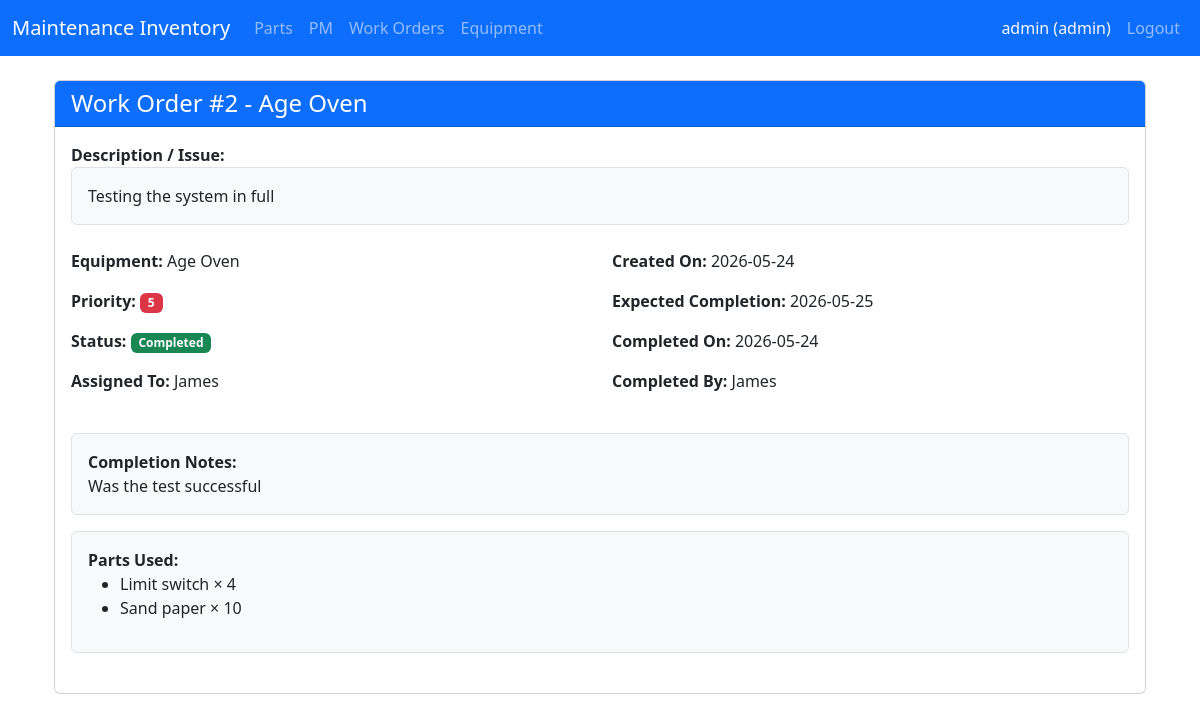
The page /workorder/details/2 (signed in) on the database its author committed.
### app/models/user.py (models this page shows, shortened)
class User(UserMixin, db.Model):
    __tablename__ = 'users'
    id = db.Column(db.Integer, primary_key=True)
    username = db.Column(db.String(80), unique=True, nullable=False)
    password_hash = db.Column(db.String(256), nullable=False)
    role = db.Column(db.String(20), default='technician') # 'admin' or 'technician'
    must_change_password = db.Column(db.Boolean, default=True) # Force change on first login
    created_at = db.Column(db.DateTime, default=datetime.utcnow)
    email = db.Column(db.String(120), unique=True, nullable=True) # Optional (nullable=True)

### app/models/workorder.py (models this page shows, shortened)
class WorkOrder(db.Model):
    __tablename__ = 'workorder'
    __table_args__ = {'extend_existing': True}
    id = db.Column(db.Integer, primary_key=True)
    equipment = db.Column(db.String(200), nullable=False)
    description = db.Column(db.Text, nullable=False)
    status = db.Column(db.String(50), default="Open")
    priority = db.Column(db.Integer)
    expected_completion_date = db.Column(db.Date)
    created_by_id = db.Column(db.Integer, db.ForeignKey('users.id'), nullable=False)
    assigned_to_id = db.Column(db.Integer, db.ForeignKey('users.id'), nullable=True)
    completed_by_id = db.Column(db.Integer, db.ForeignKey('users.id'), nullable=True)
    completed_at = db.Column(db.DateTime, nullable=True)
    completion_notes = db.Column(db.Text, nullable=True)
    parts_used = db.Column(db.JSON, nullable=True)
    created_at = db.Column(db.DateTime, default=datetime.utcnow)
    assigned_at = db.Column(db.DateTime, nullable=True)
    created_by = db.relationship('User', foreign_keys=[created_by_id], backref='created_workorders')
    assigned_to = db.relationship('User', foreign_keys=[assigned_to_id], backref='assigned_workorders')
    completed_by = db.relationship('User', foreign_keys=[completed_by_id], backref='completed_workorders')

### app/routes/workorder.py (the view)
@bp.route('/details/<int:wo_id>')
@login_required
def details(wo_id):
    wo = WorkOrder.query.get_or_404(wo_id)
    if wo.completed_by_id:
        wo.completed_by = User.query.get(wo.completed_by_id)
    if current_user.role == 'technician' and wo.assigned_to_id != current_user.id:
        flash("You can only view your assigned work orders.", "danger")
        return redirect(url_for('workorder.index'))
    return render_template('workorder/details.html', wo=wo)

### app/templates/workorder/details.html (shortened to what this page needs)
{% extends "base.html" %}
{% block content %}
<div class="container mt-4">
    <div class="card">
        <div class="card-header bg-primary text-white">
            <h4 class="mb-0">Work Order #{{ wo.id }} - {{ wo.equipment }}</h4>
        </div>
        <div class="card-body">
    <div class="mb-4">
        <strong>Description / Issue:</strong><br>
        <p class="border p-3 bg-light rounded">{{ wo.description | default('No description provided') }}</p>
    </div>
    <div class="row">
        <div class="col-md-6">
            <p><strong>Equipment:</strong> {{ wo.equipment }}</p>
            <p><strong>Priority:</strong> {% if wo.priority %}<span class="badge bg-{{ 'danger' if wo.priority >= 4 else 'warning' if wo.priority == 3 else 'info' }}">{{ wo.priority }}</span>{% else %}-{% endif %}</p>
            <p><strong>Status:</strong> <span class="badge bg-{{ 'success' if wo.status == 'Completed' else 'warning' if wo.status == 'In Progress' else 'primary' }}">{{ wo.status }}</span></p>
            <p><strong>Assigned To:</strong> {{ wo.assigned_to.username if wo.assigned_to else 'Unassigned' }}</p>
        </div>
        <div class="col-md-6">
            <p><strong>Created On:</strong> {% if wo.created_at %}{{ wo.created_at.strftime('%Y-%m-%d') }}{% else %}-{% endif %}</p>
            <p><strong>Expected Completion:</strong> {% if wo.expected_completion_date %}{{ wo.expected_completion_date.strftime('%Y-%m-%d') }}{% else %}-{% endif %}</p>
            <p><strong>Completed On:</strong> {% if wo.completed_at %}{{ wo.completed_at.strftime('%Y-%m-%d') }}{% else %}-{% endif %}</p>
            <p><strong>Completed By:</strong> {{ wo.completed_by.username if wo.completed_by else 'N/A' }}</p>
        </div>
    </div>
    {% if wo.completion_notes %}
    <div class="mt-4 p-3 bg-light border rounded">
        <strong>Completion Notes:</strong><br>
        {{ wo.completion_notes }}
    </div>
    {% endif %}
    {% if wo.parts_used %}
    <div class="mt-3 p-3 bg-light border rounded">
        <strong>Parts Used:</strong><br>
        <ul>
        {% for part in wo.parts_used %}
            <li>{{ part.name }} × {{ part.quantity }}</li>
        {% endfor %}
        </ul>
    </div>
    {% endif %}
</div>
{% endblock %}

### app/templates/base.html (shortened to what this page needs)
<!DOCTYPE html>
<html lang="en">
<head>
    <link href="https://cdn.jsdelivr.net/npm/bootstrap@5.3.3/dist/css/bootstrap.min.css" rel="stylesheet">
</head>
<body>
<nav class="navbar navbar-expand-lg navbar-dark bg-primary sticky-top">
    <div class="container-fluid">
        <a class="navbar-brand" href="{{ url_for('dashboard.index') }}">Maintenance Inventory</a>
        <div class="collapse navbar-collapse" id="navbarNav">
            <ul class="navbar-nav me-auto">
                <li class="nav-item">
                    <a class="nav-link" href="{{ url_for('parts.index') }}">Parts</a>
                </li>
                <li class="nav-item">
                    <a class="nav-link" href="{{ url_for('pm.index') }}">PM</a>
                </li>
                <li class="nav-item">
                    <a class="nav-link" href="{{ url_for('workorder.index') }}">Work Orders</a>
                </li>
                <li class="nav-item">
                    <a class="nav-link" href="{{ url_for('equipment.index') }}">Equipment</a>
                </li>
            </ul>
            <ul class="navbar-nav ms-auto">
                <li class="nav-item">
                    <span class="nav-link text-light">
                        {{ current_user.username }} ({{ current_user.role }})
                    </span>
                </li>
                <li class="nav-item">
                    <a class="nav-link" href="{{ url_for('auth.logout') }}">Logout</a>
                </li>
            </ul>
        </div>
    </div>
</nav>
    <div class="container mt-4">
        {% block content %}{% endblock %}
    </div>
</body>
</html>

### rows shown on the page
User: username "admin", role "admin"
WorkOrder: id "2", equipment "Age Oven", description "Testing the system in full", priority "5", status "Completed", created_at "2026-05-24", expected_completion_date "2026-05-25", completed_at "2026-05-24", completion_notes "Was the test successful"
User: assigned_to "James", completed_by "James"

### other values the page prints
{{ part.name }} "Limit switch" "Sand paper"
{{ part.quantity }} "4" "10"
